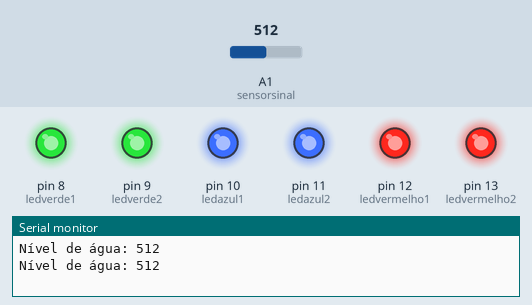
A sketch run on a simulated Arduino Uno, built with avr-gcc and run on an emulated ATmega328P. Parts: output pins drawn as LEDs (lit = HIGH), the last lines printed to the serial monitor. The test bench sets the inputs (shaded band); at power-on: A1 (sensorsinal) = 512.

Above: at 1.8 s.
1.9 s: A1 (sensorsinal) set to 459
3.4 s: A1 (sensorsinal) set to 443
At 5.2 s:
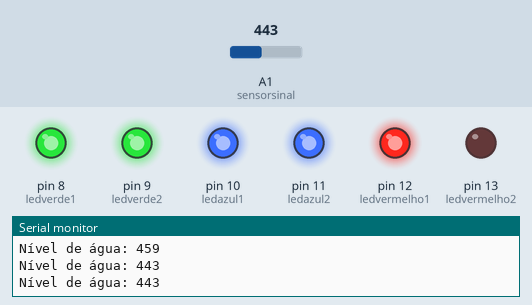
5.5 s: A1 (sensorsinal) set to 411
At 6.9 s:
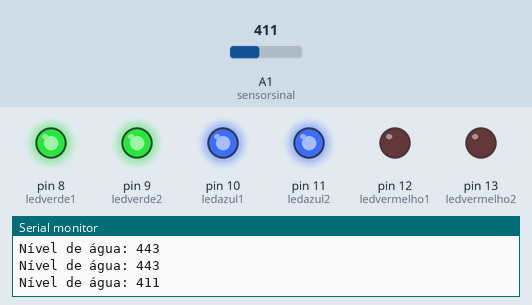
7.5 s: A1 (sensorsinal) set to 397
9.2 s: A1 (sensorsinal) set to 379
At 11.2 s:
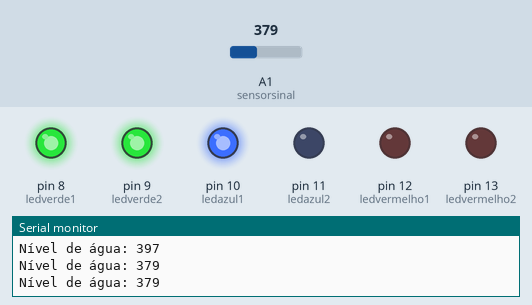
11.5 s: A1 (sensorsinal) set to 400
At 12.8 s:
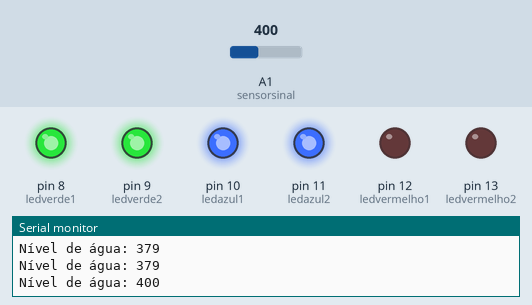
Timing chart, 0 to 14.5 s (numbered marks = the images above; inputs shaded):
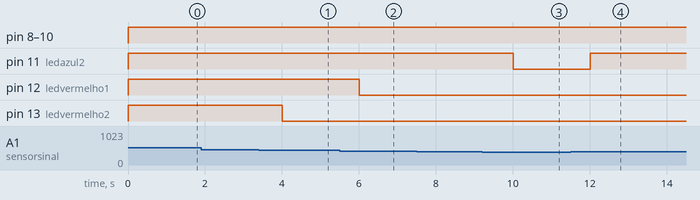

Measured:
- the behaviour switches between 450 and 449 on A1 (sensorsinal) (found by bisection; images 0 and 1)
- the behaviour switches between 420 and 419 on A1 (sensorsinal) (found by bisection; images 1 and 2)
- the behaviour switches between 390 and 389 on A1 (sensorsinal) (found by bisection; images 2 and 3)
- after the input at 3.4 s, pin 13 (ledvermelho2): HIGH → LOW after 0.60 s
- after the input at 5.5 s, pin 12 (ledvermelho1): HIGH → LOW after 0.50 s
- after the input at 9.2 s, pin 11 (ledazul2): HIGH → LOW after 0.81 s
- after the input at 11.5 s, pin 11 (ledazul2): LOW → HIGH after 0.51 s

The sketch:

sketch_sep27b.ino
```cpp
#define sensorsinal A1 /* sensor ligado ao pino analógico A1 do Arduino */

int val = 0; /* declara val para armazenamento de dados */
int ledverde1 = 8; /* declara led verde 1 como pino 8*/
int ledverde2 = 9; /* declara led verde 2 como pino 9*/
int ledazul1 = 10; /* declara led azul 1 como pino 10*/
int ledazul2 = 11; /* declara led azul 2 como pino 11*/
int ledvermelho1 = 12; /* declara led vermelho 1 como pino 12*/
int ledvermelho2 = 13; /* declara led vermelho 2 como pino 13*/

void setup() { /* abre laço de configuração */
  pinMode (ledverde1, OUTPUT); /* define led verde 1 como saída do Arduino*/
  pinMode (ledverde2, OUTPUT); /* define led verde 2 como saída do Arduino*/
  pinMode (ledazul1, OUTPUT); /* define led azul 1 como saída do Arduino*/
  pinMode (ledazul2, OUTPUT); /* define led azul 2 como saída do Arduino*/
  pinMode (ledvermelho1, OUTPUT); /* define led vermelho 1 como saída do Arduino*/
  pinMode (ledvermelho2, OUTPUT);  /* define led vermelho 2 como saída do Arduino*/

  Serial.begin(9600); /*Baudrate de 9600*/
}

void loop() { /* laço de repetição */
  int level = readSensor(); /* level é o equivalente a leitura do sensor */

  Serial.print("Nível de água: "); /*Printa "Nível de água:" no monitor serial*/
  Serial.println(level); /* Printa o dado level no monitor serial*/
  if (level>=0 && level<280 ){  /* Se o nível está entre 0 e 279*/
    digitalWrite(ledverde1, HIGH); /* Nível lógico de Led verde 1 é alto*/
    digitalWrite(ledverde2, LOW); /* Nível lógico de Led verde 2 é baixo*/
    digitalWrite(ledazul1, LOW); /* Nível lógico de Led azul 1 é baixo*/
    digitalWrite(ledazul2, LOW); /* Nível lógico de Led azul 2 é baixo*/
    digitalWrite(ledvermelho1, LOW); /* Nível lógico de Led vermelho 1 é baixo */
    digitalWrite(ledvermelho2, LOW);  /* Nível lógico de Led vermelho 2 é baixo */
  }
  if (level>=280 && level<360 ){ /* Se o nível está entre 280 e 359*/
    digitalWrite(ledverde1, HIGH); /* Nível lógico de Led verde 1 é alto*/
    digitalWrite(ledverde2, HIGH); /* Nível lógico de Led verde 2 é alto*/
    digitalWrite(ledazul1, LOW); /* Nível lógico de Led azul 1 é baixo*/
    digitalWrite(ledazul2, LOW); /* Nível lógico de Led azul 2 é baixo*/
    digitalWrite(ledvermelho1, LOW);/* Nível lógico de Led vermelho 1 é baixo*/
    digitalWrite(ledvermelho2, LOW); /* Nível lógico de Led vermelho 2 é baixo*/
  }

  if (level>=360 && level<390 ){ /* Se o nível está entre 360 e 389*/
    digitalWrite(ledverde1, HIGH); /* Nível lógico de Led verde 1 é alto*/
    digitalWrite(ledverde2, HIGH); /* Nível lógico de Led verde 2 é alto*/
    digitalWrite(ledazul1, HIGH); /* Nível lógico de Led azul 1 é alto*/
    digitalWrite(ledazul2, LOW); /* Nível lógico de Led azul 2 é baixo*/
    digitalWrite(ledvermelho1, LOW); /* Nível lógico de Led vermelho 1 é baixo*/
    digitalWrite(ledvermelho2, LOW); /* Nível lógico de Led vermelho 2 é baixo*/
  }
  if (level>=390 && level<420 ){ /* Se o nível está entre 360 e 389*/
    digitalWrite(ledverde1, HIGH); /* Nível lógico de Led verde 1 é alto*/
    digitalWrite(ledverde2, HIGH); /* Nível lógico de Led verde 2 é alto*/
    digitalWrite(ledazul1, HIGH); /* Nível lógico de Led azul 1 é alto*/
    digitalWrite(ledazul2, HIGH); /* Nível lógico de Led azul 2 é alto*/
    digitalWrite(ledvermelho1, LOW); /* Nível lógico de Led vermelho 1 é baixo*/
    digitalWrite(ledvermelho2, LOW); /* Nível lógico de Led vermelho 2 é baixo*/
  }

  if (level>=420 && level<450 ){ /* Se o nível está entre 420 e 449*/
    digitalWrite(ledverde1, HIGH); /* Nível lógico de Led verde 1 é alto*/
    digitalWrite(ledverde2, HIGH); /* Nível lógico de Led verde 2 é alto*/
    digitalWrite(ledazul1, HIGH); /* Nível lógico de Led azul 1 é alto*/
    digitalWrite(ledazul2, HIGH); /* Nível lógico de Led azul 2 é alto*/
    digitalWrite(ledvermelho1, HIGH); /* Nível lógico de Led vermelho 1 é alto*/
    digitalWrite(ledvermelho2, LOW); /* Nível lógico de Led vermelho 2 é baixo*/
  }
  if (level>=450){ /* Se o nível é maior ou igual a 450*/
    digitalWrite(ledverde1, HIGH); /* Nível lógico de Led verde 1 é alto*/
    digitalWrite(ledverde2, HIGH); /* Nível lógico de Led verde 2 é alto*/
    digitalWrite(ledazul1, HIGH); /* Nível lógico de Led azul 1 é alto*/
    digitalWrite(ledazul2, HIGH); /* Nível lógico de Led azul 2 é alto*/
    digitalWrite(ledvermelho1, HIGH); /* Nível lógico de Led vermelho 1 é alto*/
    digitalWrite(ledvermelho2, HIGH);  /* Nível lógico de Led vermelho 2 é alto*/
  }

  delay(1000); /* atraso de 1s entre uma leitura e outra */
}

int readSensor() {  /* leitura do sensor */
  val = analogRead(sensorsinal);    /* Realiza a leitura analógica do sinal do sensor */
  return val;             /* envia leitura */
}
```
